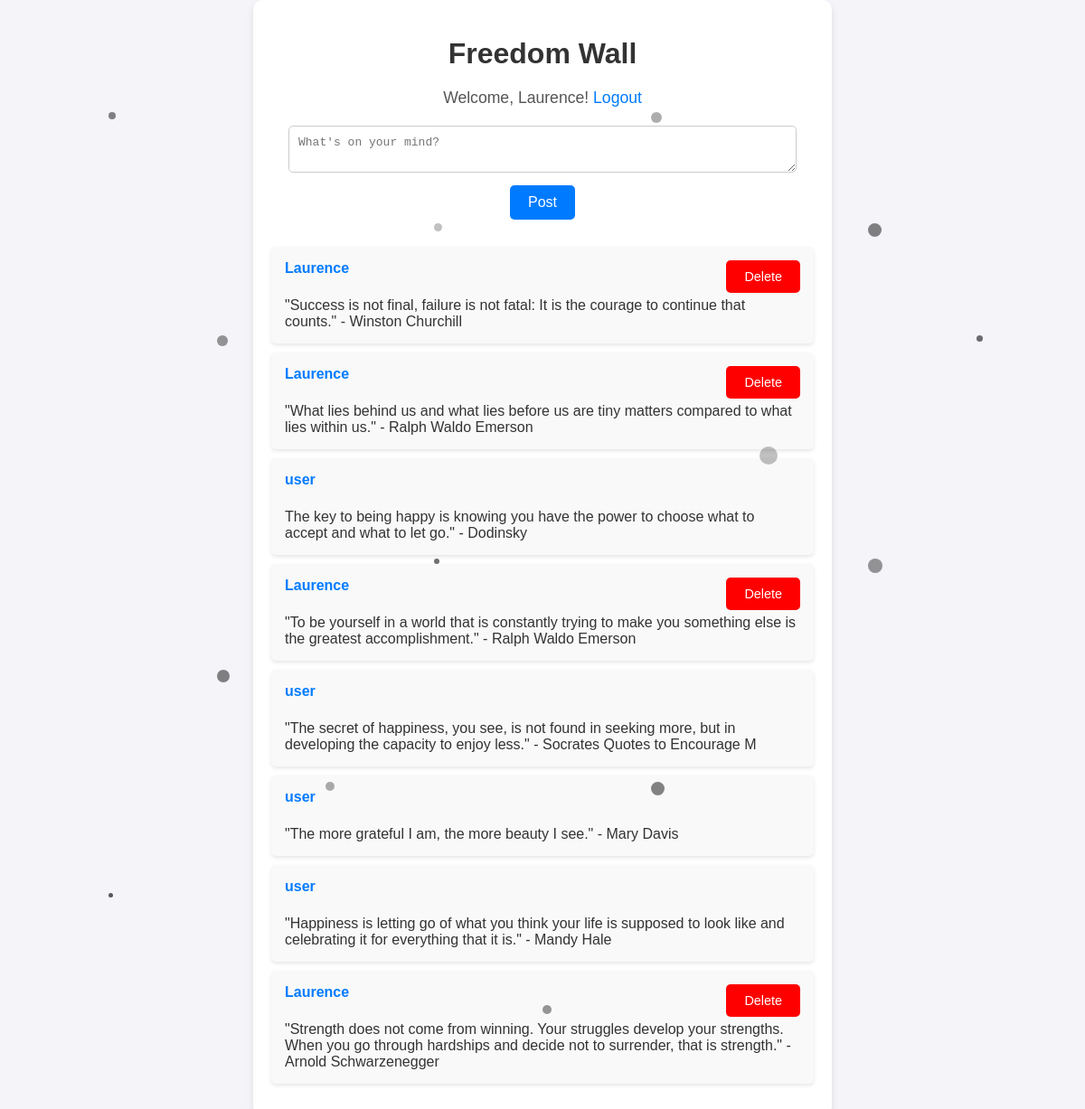
Screenshot of /home (signed in) with the database file from the repository.
### tables this page shows
CREATE TABLE users (
    id INTEGER PRIMARY KEY AUTOINCREMENT,
    username TEXT UNIQUE NOT NULL,
    password TEXT NOT NULL
);

CREATE TABLE posts (
    id INTEGER PRIMARY KEY AUTOINCREMENT,
    user_id INTEGER,
    content TEXT NOT NULL,
    created_at TIMESTAMP DEFAULT CURRENT_TIMESTAMP,
    FOREIGN KEY (user_id) REFERENCES users (id) ON DELETE CASCADE
);

### app.py (the view)
@app.route('/home')
@login_required
def home():
    conn = sqlite3.connect('freedom_wall.db')
    cur = conn.cursor()
    cur.execute('SELECT posts.id, users.username, posts.content FROM posts JOIN users ON posts.user_id = users.id')
    posts = cur.fetchall()
    conn.close()
    random.shuffle(posts)
    return render_template('home.html', posts=posts)

### app.py (called while the page is built)
@login_manager.user_loader
def load_user(user_id):
    conn = sqlite3.connect('freedom_wall.db')
    cur = conn.cursor()
    cur.execute('SELECT * FROM users WHERE id = ?', (user_id,))
    user = cur.fetchone()
    conn.close()
    if user:
        return User(user[0], user[1])
    return None

### templates/home.html (shortened to what this page needs)
<!DOCTYPE html>
<html lang="en">
<head>
</head>
<body>
    <div class="container">
        <h1>Freedom Wall</h1>
        <p>Welcome, {{ current_user.username }}! <a href="{{ url_for('logout') }}">Logout</a></p>
        <div class="post-form">
            <form action="{{ url_for('post') }}" method="POST">
                <textarea name="content" required placeholder="What's on your mind?"></textarea>
                <button class="post-btn" type="submit">Post</button>
            </form>
        </div>
        <ul>
            {% for post in posts %}
                <li>
                    {% if post[1] == current_user.username %}
                    <form action="{{ url_for('delete_post', post_id=post[0]) }}" method="POST" style="display: inline;">
                        <button type="submit" class="delete-btn">Delete</button>
                    </form>
                    {% endif %}
                    <div class="username">{{ post[1] }}</div>
                    <br>
                    <div class="content">{{ post[2] }}</div>
                </li>
            {% endfor %}
        </ul>
    </div>
    <div class="particles">
        <div class="particle"></div>
        <div class="particle"></div>
        <div class="particle"></div>
        <div class="particle"></div>
        <div class="particle"></div>
        <div class="particle"></div>
        <div class="particle"></div>
    </div>
</body>
</html>

### templates/home.html (style rules this page uses)
body { font-family: Arial, sans-serif; display: flex; justify-content: center; align-items: center; min-height: 100vh; margin: 0; background-color: #f4f4f9; }
.container { width: 90%; max-width: 600px; padding: 20px; background-color: #fff; box-shadow: 0px 4px 8px rgba(0, 0, 0, 0.1); border-radius: 10px; text-align: center; }
h1 { color: #333; margin-bottom: 20px; }
p { font-size: 1.1em; color: #555; margin-bottom: 20px; }
a { text-decoration: none; color: #007bff; }
.post-form { margin-bottom: 30px; }
textarea { width: 90%; padding: 10px; margin-bottom: 10px; border: 1px solid #ccc; border-radius: 5px; resize: vertical; font-size: 1em; }
.post-btn { background-color: #007bff; color: #fff; padding: 10px 20px; border: none; border-radius: 5px; font-size: 1em; cursor: pointer; transition: background-color 0.3s; }
ul { list-style: none; padding: 0; }
li { background-color: #f9f9f9; padding: 15px; border-radius: 5px; margin-bottom: 10px; text-align: left; box-shadow: 0px 2px 4px rgba(0, 0, 0, 0.1); }
.username { font-weight: bold; color: #007bff; margin-bottom: 5px; }
.content { color: #333; font-size: 1em; }
.delete-btn { background-color: #ff0000; color: #ffffff; padding: 10px 20px; border: none; border-radius: 5px; cursor: pointer; transition: background-color 0.3s; font-size: 0.9em; text-decoration: none; float: right; }
.particles { position: absolute; top: 0; left: 0; width: 100%; height: 100%; pointer-events: none; }
.particle { position: absolute; border-radius: 50%; opacity: 0.8; animation: move 5s linear infinite; }
.particle:nth-child(1) { width: 8px; height: 8px; background: rgba(0, 0, 0, 0.6); top: 10%; left: 10%; animation-duration: 4s; }
.particle:nth-child(2) { width: 12px; height: 12px; background: rgba(0, 0, 0, 0.5); top: 30%; left: 20%; animation-duration: 5s; }
.particle:nth-child(5) { width: 15px; height: 15px; background: rgba(0, 0, 0, 0.6); top: 20%; left: 80%; animation-duration: 3s; }
.particle:nth-child(6) { width: 5px; height: 5px; background: rgba(0, 0, 0, 0.8); top: 80%; left: 10%; animation-duration: 9s; }
.particle:nth-child(8) { width: 14px; height: 14px; background: rgba(0, 0, 0, 0.6); top: 60%; left: 20%; animation-duration: 5.5s; }
.particle:nth-child(10) { width: 7px; height: 7px; background: rgba(0, 0, 0, 0.7); top: 30%; left: 90%; animation-duration: 8s; }
.particle:nth-child(12) { width: 16px; height: 16px; background: rgba(0, 0, 0, 0.5); top: 50%; left: 80%; animation-duration: 6s; }

### rows the page displays
users: username "Laurence"
posts: username "Laurence", content "\"Success is not final, failure is not fatal: It is the courage to continue that counts.\" - Winston Churchill"
posts: username "Laurence", content "\"What lies behind us and what lies before us are tiny matters compared to what lies within us.\" - Ralph Waldo Emerson"
posts: username "user", content "The key to being happy is knowing you have the power to choose what to accept and what to let go.\" - Dodinsky"
posts: username "Laurence", content "\"To be yourself in a world that is constantly trying to make you something else is the greatest accomplishment.\" - Ralph Waldo Emerson"
posts: username "user", content "\"The secret of happiness, you see, is not found in seeking more, but in developing the capacity to enjoy less.\" - Socrates Quotes to Encourage M"
posts: username "user", content "\"The more grateful I am, the more beauty I see.\" - Mary Davis"
posts: username "user", content "\"Happiness is letting go of what you think your life is supposed to look like and celebrating it for everything that it is.\" - Mandy Hale"
posts: username "Laurence", content "\"Strength does not come from winning. Your struggles develop your strengths. When you go through hardships and decide not to surrender, that is strength.\" - Arnold Schwarzenegger"
